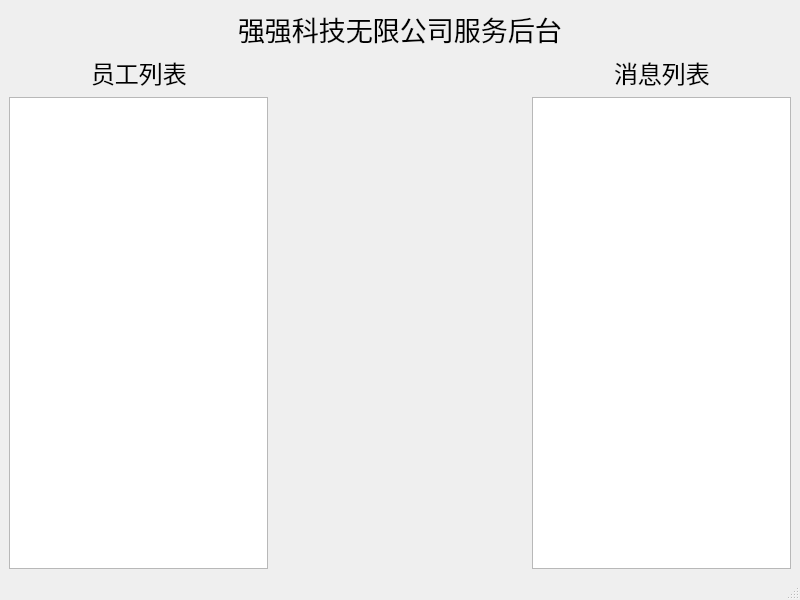
<?xml version="1.0" encoding="UTF-8"?>
<ui version="4.0">
 <class>MainWindow</class>
 <widget class="QMainWindow" name="MainWindow">
  <property name="geometry">
   <rect>
    <x>0</x>
    <y>0</y>
    <width>800</width>
    <height>600</height>
   </rect>
  </property>
  <property name="windowTitle">
   <string>MainWindow</string>
  </property>
  <widget class="QWidget" name="centralwidget">
   <layout class="QGridLayout" name="gridLayout">
    <item row="0" column="0">
     <layout class="QVBoxLayout" name="verticalLayout_3">
      <item>
       <layout class="QHBoxLayout" name="horizontalLayout_2">
        <item>
         <spacer name="horizontalSpacer_6">
          <property name="orientation">
           <enum>Qt::Horizontal</enum>
          </property>
          <property name="sizeHint" stdset="0">
           <size>
            <width>40</width>
            <height>20</height>
           </size>
          </property>
         </spacer>
        </item>
        <item>
         <widget class="QLabel" name="label">
          <property name="font">
           <font>
            <family>楷体</family>
            <pointsize>20</pointsize>
           </font>
          </property>
          <property name="text">
           <string>强强科技无限公司服务后台</string>
          </property>
         </widget>
        </item>
        <item>
         <spacer name="horizontalSpacer_7">
          <property name="orientation">
           <enum>Qt::Horizontal</enum>
          </property>
          <property name="sizeHint" stdset="0">
           <size>
            <width>40</width>
            <height>20</height>
           </size>
          </property>
         </spacer>
        </item>
       </layout>
      </item>
      <item>
       <layout class="QHBoxLayout" name="horizontalLayout_4">
        <item>
         <layout class="QVBoxLayout" name="verticalLayout">
          <item>
           <layout class="QHBoxLayout" name="horizontalLayout">
            <item>
             <spacer name="horizontalSpacer">
              <property name="orientation">
               <enum>Qt::Horizontal</enum>
              </property>
              <property name="sizeHint" stdset="0">
               <size>
                <width>40</width>
                <height>20</height>
               </size>
              </property>
             </spacer>
            </item>
            <item>
             <widget class="QLabel" name="label_2">
              <property name="font">
               <font>
                <family>楷体</family>
                <pointsize>18</pointsize>
               </font>
              </property>
              <property name="text">
               <string>员工列表</string>
              </property>
             </widget>
            </item>
            <item>
             <spacer name="horizontalSpacer_2">
              <property name="orientation">
               <enum>Qt::Horizontal</enum>
              </property>
              <property name="sizeHint" stdset="0">
               <size>
                <width>40</width>
                <height>20</height>
               </size>
              </property>
             </spacer>
            </item>
           </layout>
          </item>
          <item>
           <widget class="QListWidget" name="listWidget"/>
          </item>
         </layout>
        </item>
        <item>
         <spacer name="horizontalSpacer_5">
          <property name="orientation">
           <enum>Qt::Horizontal</enum>
          </property>
          <property name="sizeHint" stdset="0">
           <size>
            <width>40</width>
            <height>20</height>
           </size>
          </property>
         </spacer>
        </item>
        <item>
         <layout class="QVBoxLayout" name="verticalLayout_2">
          <item>
           <layout class="QHBoxLayout" name="horizontalLayout_3">
            <item>
             <spacer name="horizontalSpacer_3">
              <property name="orientation">
               <enum>Qt::Horizontal</enum>
              </property>
              <property name="sizeHint" stdset="0">
               <size>
                <width>40</width>
                <height>20</height>
               </size>
              </property>
             </spacer>
            </item>
            <item>
             <widget class="QLabel" name="label_3">
              <property name="font">
               <font>
                <family>楷体</family>
                <pointsize>18</pointsize>
               </font>
              </property>
              <property name="text">
               <string>消息列表</string>
              </property>
             </widget>
            </item>
            <item>
             <spacer name="horizontalSpacer_4">
              <property name="orientation">
               <enum>Qt::Horizontal</enum>
              </property>
              <property name="sizeHint" stdset="0">
               <size>
                <width>40</width>
                <height>20</height>
               </size>
              </property>
             </spacer>
            </item>
           </layout>
          </item>
          <item>
           <widget class="QListWidget" name="infList"/>
          </item>
         </layout>
        </item>
       </layout>
      </item>
     </layout>
    </item>
   </layout>
  </widget>
  <widget class="QMenuBar" name="menubar">
   <property name="geometry">
    <rect>
     <x>0</x>
     <y>0</y>
     <width>800</width>
     <height>23</height>
    </rect>
   </property>
  </widget>
  <widget class="QStatusBar" name="statusbar"/>
 </widget>
 <resources/>
 <connections/>
</ui>
